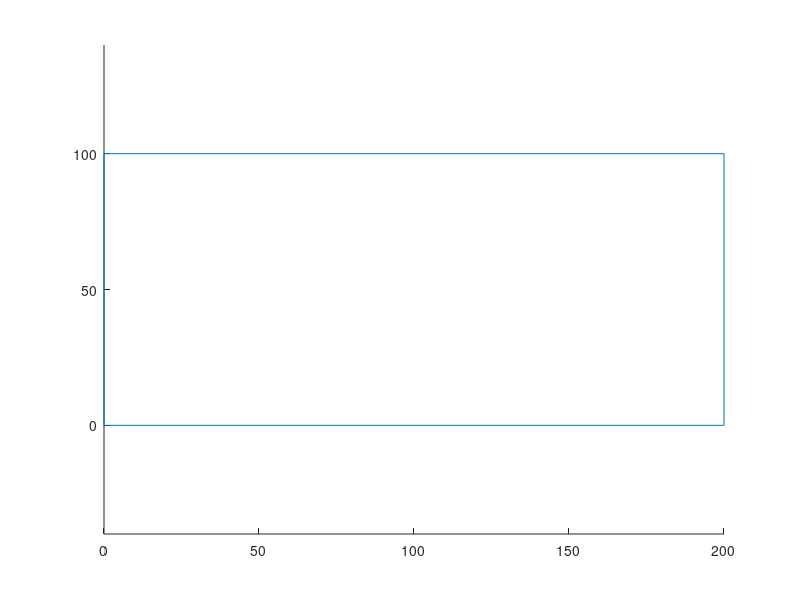

Write the MATLAB code that produced this figure. (Note: this script raises an error after producing the figure.)
clf;
hold on;
%Universo de discurso
xi = 0; xf = 200; yi = 0; yf = 100; RObjeto=2.5;
axis([xi xf yi-40 yf+40]);
plot([xi xf xf xi xi],[yi yi yf yf yi]);
NumeroObjetos = input('Quantos obstaculos?(de 0 a 5): ');
while NumeroObjetos < 0 || NumeroObjetos > 5
    NumeroObjetos = input('Valor invalido!');
 end;
for i=1:NumeroObjetos
    xObjeto(i) = 15 + (i * 4 * RObjeto);
    YObjeto(i) = RObjeto + (rand * (100 - RObjeto));
    xObjeto(1)=40; YObjeto(1)=48;xObjeto(2)=50; YObjeto(2)=58;
    plot_obstaculos(xObjeto(i), YObjeto(i), RObjeto);
end;
RaioCirculo  =  5; RaioAlcance   = 30; SequenciaPassosDist =  2;
k = ['(entre ' num2str(yi+RaioCirculo) ' e ' num2str(yf-RaioCirculo) '): '];
RX = RaioCirculo
RY = input(['Ponto de Partida?(de 5 a 95) ' k]);
while RY < (yi+RaioCirculo) || RY > (yf-RaioCirculo)
    RY = input(['Dado invalido. ' k]);
end; 
if RY < RaioCirculo
    RY = RaioCirculo;
end;
if RY > (yf-RaioCirculo)
    RY = yf - RaioCirculo;
end;
AnguloRobo = input('Qual o angulo inicial do robo?(-180 a 180)');
while (AnguloRobo < -180) || (AnguloRobo > 180)
    AnguloRobo = input('Angulo invalido.');
end;
if abs(AnguloRobo) > 90
    RX = RaioCirculo * 2;end;
AnguloRoboRad = AnguloRobo * pi/180;
meta = xf - RaioCirculo - SequenciaPassosDist
SequenciaPassos = 0;
plot_robo(RX,RY,RaioCirculo,AnguloRobo,RaioAlcance)
fis_robo = readfis('robo_dir');
fis_pos_gir = readfis('posicao_girar');
while RX < meta
    Distancia = 300;
    NumeroObjetost = 0;
    for i=1:NumeroObjetos
        dX = xObjeto(i) - RX;     
        dY = YObjeto(i) - RY;
        DistanciaObj = sqrt((dX * dX) + (dY * dY));
        angObstRad = AnguloRoboRad - atan(dY/dX); 
        DistanciaJ = DistanciaObj * sin(angObstRad);
        DistanciaL = DistanciaObj * cos(angObstRad);
        if (DistanciaObj <= RaioAlcance) & (DistanciaL > 0) & (abs(DistanciaJ) < (RaioCirculo+RObjeto)) & (DistanciaL < Distancia)
            NumeroObjetost = i;
            Distancia = DistanciaL
            DistanciaObjanciaK = abs(DistanciaObj);
            MAngObj = angObstRad;
        end;
    end;
    if NumeroObjetost > 0
        MAngObj2 = -MAngObj *180 / pi;
        giro = evalfis([DistanciaObjanciaK,MAngObj2], fis_pos_gir);
    else
        giro = evalfis([AnguloRobo], fis_robo);
    end;       
    AnguloRobo = AnguloRobo + giro;
    AnguloRoboRad = AnguloRobo * pi / 180;     
    NRX = RX + (SequenciaPassosDist * cos(AnguloRoboRad));
    NRY = RY + (SequenciaPassosDist * sin(AnguloRoboRad));
    if anda(NRX, NRY, RaioCirculo, RObjeto, AnguloRoboRad, NumeroObjetost, xObjeto, YObjeto) == 1
        RX = NRX;
        RY = NRY;
    end;    
    SequenciaPassos = SequenciaPassos + 1;
    xlabel(['Passo: ' int2str(SequenciaPassos)]);
    plot_robo(RX,RY,RaioCirculo,AnguloRobo,RaioAlcance) 
    pause (0.01);
end;